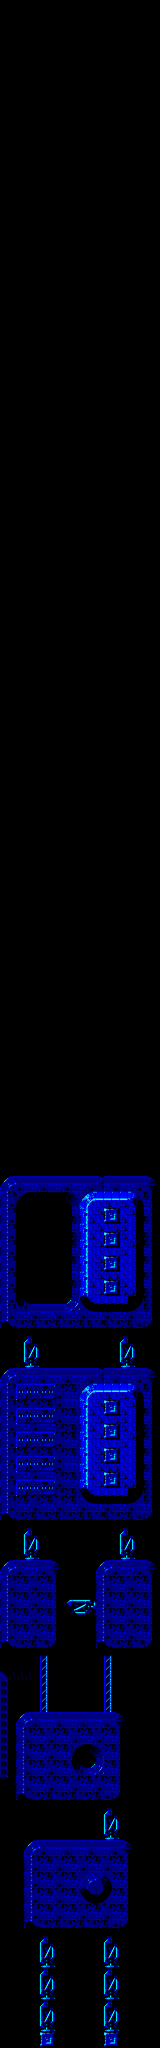

Rendered tile map (Tiled .tmx) drawn with the repository's tilesets; below, a short description and the map source with its tile grids summarised:
An orthogonal 20x256 tile map with 16x16 px tiles, 1 tile layer (Tile Layer 1).

<map version="1.10" tiledversion="git" orientation="orthogonal" renderorder="right-down" width="20" height="256" tilewidth="16" tileheight="16" infinite="0" nextlayerid="2" nextobjectid="1">
 <tileset firstgid="1" source="schmup.tsx" />
 <layer id="1" name="Tile Layer 1" width="20" height="256">
  <data>[5120 cells, 1180 non-empty, 98 distinct tile ids]</data>
 </layer>
</map>